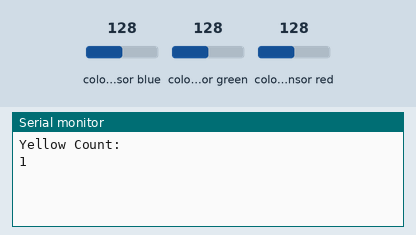
Recording of a program running on a simulated ESP8266 (NodeMCU). On the bench: the last lines printed to the serial monitor. Wiring (inferred from the names in the program): TCS3200 colour sensor: output GPIO 12; S2 GPIO 2; S3 GPIO 14. The inputs (shaded band) are chosen by the test bench; at power-on: colour sensor blue 128, colour sensor green 128, colour sensor red 128.

Above: at 1.2 s.
1.3 s: colour sensor blue set to 5
At 1.8 s:
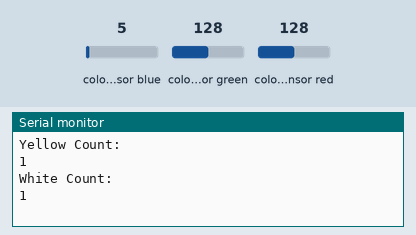
2.8 s: colour sensor green set to 5
At 3.8 s:
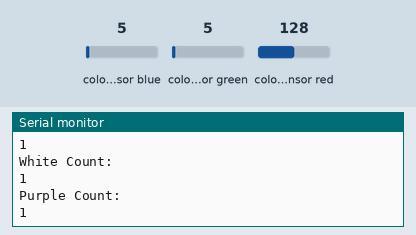
4.3 s: colour sensor red set to 191
At 5.0 s:
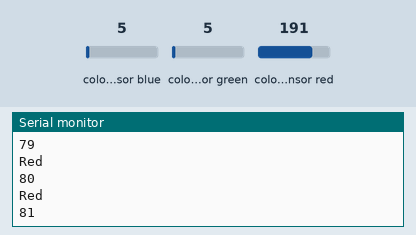
5.8 s: colour sensor blue set to 128
At 6.4 s:
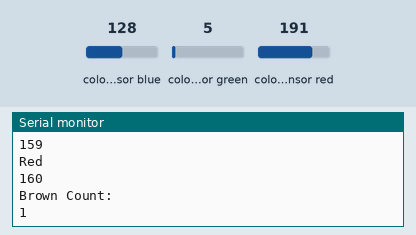
Timing chart, 0 to 8.3 s (numbered marks = the images above; inputs shaded):
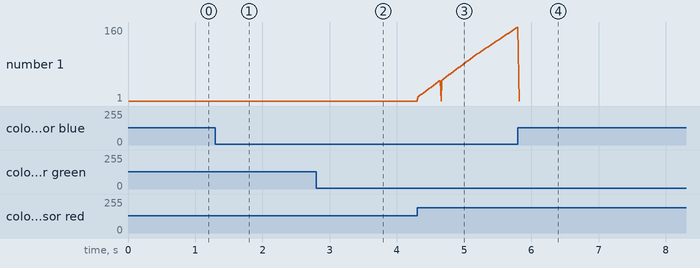

Measured:
- after the input at 1.3 s, the serial monitor: prints a new line after 0.05 s (image 1)
- after the input at 2.8 s, the serial monitor: prints a new line at once (image 2)
- after the input at 4.3 s, the serial monitor: prints a new line at once (image 3)
- plotted number 1: 1 → 160 after the input at 4.3 s

The program:

main.cpp
```cpp
#include <Arduino.h>
// #include <WiFi.h>

// #include <AsyncTCP.h>
// #include <ESPAsyncWebServer.h>

#include "logistic.h"

Eloquent::ML::Port::LogisticRegression classifier;

const char* ssid = "AUTOMATION_IOT_1";
const char* password = "admin12345";


const int S2 = 2;
const int S3 = 14;
const int sensorOut = 12;

int R_Min = 13;
int G_Min = 43;
int B_Min = 43;
int C_Min = 13;
int R_Max = 194;
int G_Max = 626;
int B_Max = 625;
int C_Max = 194;

int Red = 0;
int Green = 0;
int Blue = 0;
int Clear = 0;

int redValue, greenValue, blueValue, clearValue, Frequency;

int r, w, y, p, o, b, bl, m, br, pk, u;

int red_count, white_count, yellow_count, purple_count, orange_count, blue_count, black_count, metal_count, brown_count, pink_count, unknown_count;


void setup() {
  pinMode(S2, OUTPUT); /*Define S2 Pin as a OUTPUT*/
  pinMode(S3, OUTPUT); /*Define S3 Pin as a OUTPUT*/
  pinMode(sensorOut, INPUT); /*Define Sensor Output Pin as a INPUT*/
  Serial.begin(9600); /*Set the baudrate to 115200*/
}

int getRed() {
  digitalWrite(S2,LOW);
  digitalWrite(S3,LOW);
  Frequency = pulseIn(sensorOut, LOW); /*Get the Red Color Frequency*/
  return Frequency;
}

int getGreen() {
  digitalWrite(S2,HIGH);
  digitalWrite(S3,HIGH);
  Frequency = pulseIn(sensorOut, LOW); /*Get the Green Color Frequency*/
  return Frequency;
}

int getBlue() {
  digitalWrite(S2,LOW);
  digitalWrite(S3,HIGH);
  Frequency = pulseIn(sensorOut, LOW); /*Get the Blue Color Frequency*/
  return Frequency;
}

int getClear(){
  digitalWrite(S2,HIGH);
  digitalWrite(S3,LOW);
  Frequency = pulseIn(sensorOut, LOW); /*Get the Clear Color Frequency*/
  return Frequency;
}

void loop() {
  Red = getRed();
  redValue = map(Red, R_Min,R_Max,255,0); /*Map the Red Color Value*/
  // delay(200);
  // Serial.println(Red);

  Green = getGreen();
  greenValue = map(Green, G_Min,G_Max,255,0); /*Map the Green Color Value*/
  // // delay(200);
  // Serial.println(Green);

  Blue = getBlue();
  blueValue = map(Blue, B_Min,B_Max,255,0);   /*Map the Blue Color Value*/
  // delay(200);

  Clear = getClear();
  clearValue = map(Clear, C_Min,C_Max,255,0); /*Map the Clear Color Value*/

  float x[] = {redValue, greenValue, blueValue, clearValue};
  int prediction = classifier.predict(x);

  // Serial.println(prediction);

  if(prediction==0){
    Serial.println("Red");
    r++;

    w = 0;
    y = 0;
    p = 0;
    o = 0;
    b = 0;
    bl = 0;
    m = 0;
    br = 0;
    pk = 0;

    Serial.println(r);
    if (r == 45) {
      red_count++;
      Serial.println("Red Count: ");
      Serial.println(red_count);
      prediction = 6;
    }
  }
  else if (prediction==1){
    // Serial.println("White");
    w++;

    r = 0;
    y = 0;
    p = 0;
    o = 0;
    b = 0;
    bl = 0;
    m = 0;
    br = 0;
    pk = 0;

    // Serial.println(w);
    if (w == 33) {
      white_count++;
      Serial.println("White Count: ");
      Serial.println(white_count);
      prediction = 6;
    }
  }
  else if (prediction==2){
    // Serial.println("Yellow");
    y++;

    w = 0;
    r = 0;
    p = 0;
    o = 0;
    b = 0;
    bl = 0;
    m = 0;
    br = 0;
    pk = 0;

    // Serial.println(y);
    if (y == 28) {
      yellow_count++;
      Serial.println("Yellow Count: ");
      Serial.println(yellow_count);
      prediction = 6;
    }
  }
  else if (prediction==3){
    // Serial.println("Purple");
    p++;

    w = 0;
    y = 0;
    r = 0;
    o = 0;
    b = 0;
    bl = 0;
    m = 0;
    br = 0;
    pk = 0;

    // Serial.println(p);
    if (p == 9) {
      purple_count++;
      Serial.println("Purple Count: ");
      Serial.println(purple_count);
      prediction = 6;
    }
  }
  // else if (prediction==4){
  //   Serial.println("Blue");
  //   b++;

  //   w = 0;
  //   y = 0;
  //   p = 0;
  //   o = 0;
  //   r = 0;
  //   bl = 0;
  //   m = 0;
  //   br = 0;
  //   pk = 0;

  //   Serial.println(b);
  //   if (b == 2) {
  //     blue_count++;
  //     Serial.println("Blue Count: ");
  //     Serial.println(blue_count);
  //     prediction = 7;
  //   }
  // }

  // else if (prediction==6){
  //   Serial.println("Black");
  //   bl++;

  //   w = 0;
  //   y = 0;
  //   p = 0;
  //   o = 0;
  //   b = 0;
  //   r = 0;
  //   m = 0;
  //   br = 0;
  //   pk = 0;

  //   Serial.println(bl);
  //   if (bl == 4) {
  //     black_count++;
  //     Serial.println("Black Count: ");
  //     Serial.println(black_count);
  //     prediction = 10;
  //   }
  //   }

  else if (prediction==4){
    // Serial.println("Brown");
    br++;

    w = 0;
    y = 0;
    p = 0;
    o = 0;
    b = 0;
    bl = 0;
    m = 0;
    r = 0;
    pk = 0;

    // Serial.println(br);
    if (br == 17) {
      brown_count++;
      Serial.println("Brown Count: ");
      Serial.println(brown_count);
    }
  }

  else if (prediction==5){
    r = 0;
    w = 0;
    // Serial.print(w);
    y = 0;
    p = 0;
    // Serial.print("purple:");
    // Serial.print(p);
    o = 0;
    // Serial.print("orange:");
    // Serial.print(o);
    b = 0;
    bl = 0;
    m = 0;
    br = 0;
    pk = 0;

  }

  // Serial.print("[");
  // Serial.print(redValue);   /*Print Red Color Value*/
  // Serial.print(",");
  // Serial.print(greenValue); /*Print Green Color Value*/
  // Serial.print(",");
  // Serial.print(blueValue);  /*Print Blue Color Value*/
  // Serial.print(",");
  // Serial.print(clearValue); /*Print Clear Color Value*/
  // Serial.println("],"); // Close the array and print a newline
  // delay(200);

  // switch (prediction) {
  //   case 0:
  //     Serial.println("Red");
  //     break;
  //   case 1:
  //     Serial.println("White");
  //     break;
  //   case 2:
  //     Serial.println("Yellow");
  //     break;
  //   case 3:
  //     Serial.println("Purple");
  //     break;
  //   case 5:
  //     Serial.println("Brown");
  //     break;
  //   default:
  //     Serial.println("Unknown");
  //     break;
  // }
}
```

logistic.h
```cpp
#pragma once
#include <cstdarg>
namespace Eloquent {
    namespace ML {
        namespace Port {
            class LogisticRegression {
                public:
                    /**
                    * Predict class for features vector
                    */
                    int predict(float *x) {
                        float votes[6] = { 0.006686260878 ,-0.052242995263 ,0.01003504303 ,-0.003360033364 ,0.038883459719 ,-1.735001e-06  };
                        votes[0] += dot(x,   0.634990465695  , -0.604414451637  , -0.617328476966  , 0.6361083789 );
                        votes[1] += dot(x,   -0.255331560159  , 0.316789703749  , 0.169673459591  , -0.012363883217 );
                        votes[2] += dot(x,   -0.792226442727  , 0.9329561275  , 1.081572472545  , -1.017173836282 );
                        votes[3] += dot(x,   0.440809987592  , -0.392699973942  , -0.369896073492  , 0.457400963771 );
                        votes[4] += dot(x,   0.173834514177  , -0.049472102269  , -0.060593013827  , 0.138367065689 );
                        votes[5] += dot(x,   -0.202076964578  , -0.203159303402  , -0.203428367851  , -0.202338688861 );
                        // return argmax of votes
                        uint8_t classIdx = 0;
                        float maxVotes = votes[0];

                        for (uint8_t i = 1; i < 6; i++) {
                            if (votes[i] > maxVotes) {
                                classIdx = i;
                                maxVotes = votes[i];
                            }
                        }

                        return classIdx;
                    }

                protected:
                    /**
                    * Compute dot product
                    */
                    float dot(float *x, ...) {
                        va_list w;
                        va_start(w, 4);
                        float dot = 0.0;

                        for (uint16_t i = 0; i < 4; i++) {
                            const float wi = va_arg(w, double);
                            dot += x[i] * wi;
                        }

                        return dot;
                    }
                };
            }
        }
    }
```
